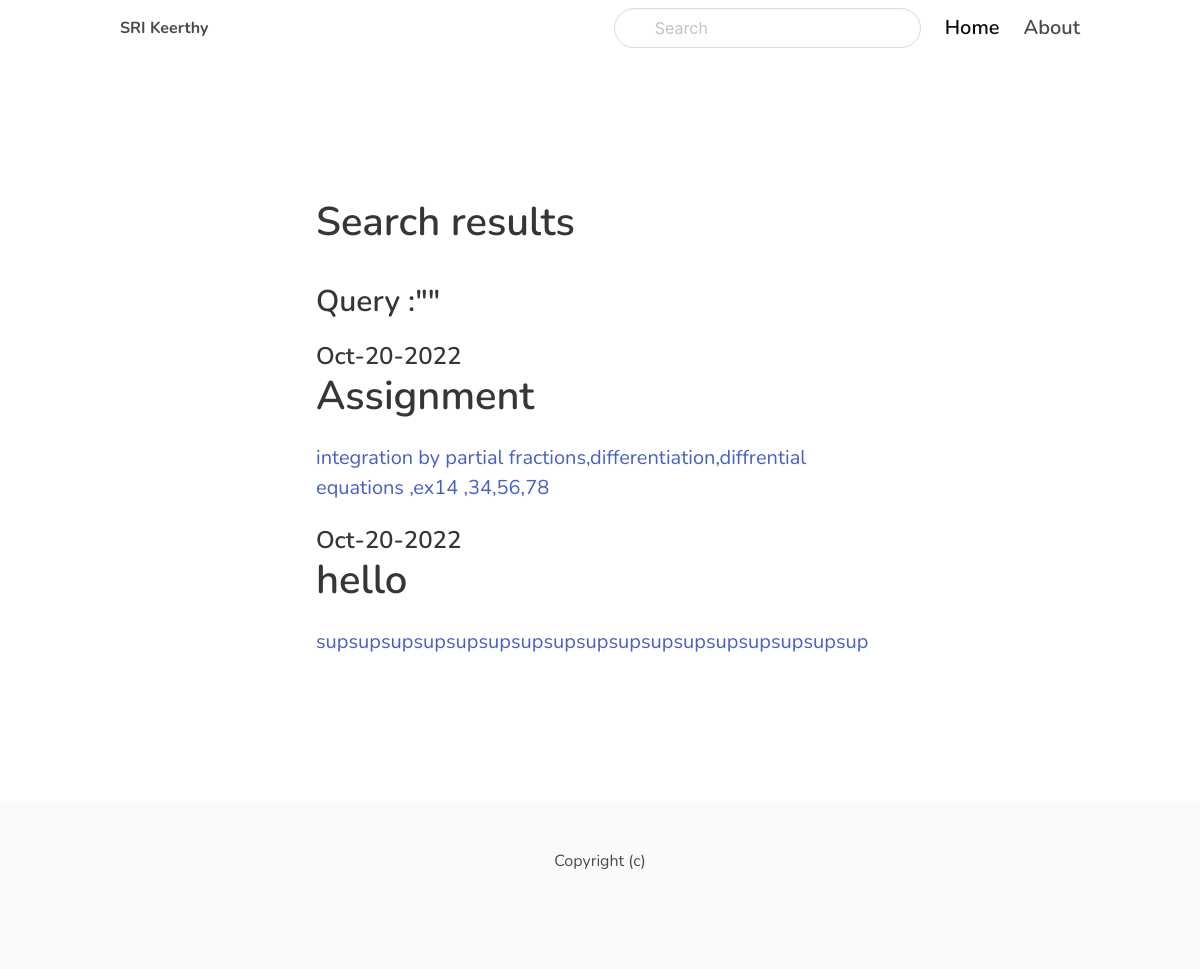
The app's page /search/ with its own data.
### blog/models.py (models this page shows, shortened)
class Post(models.Model):
    ACTIVE ='active'
    DRAFT ='draft'
    CHOICES_STATUS =(
        (ACTIVE,'Active'),
        (DRAFT,'Draft')
    )
    category =models.ForeignKey(Category, related_name='posts',on_delete =models.CASCADE)
    title =models.CharField(max_length=255)
    slug =models.SlugField()
    intro =models.TextField()
    body =models.TextField()
    created_at =models.DateTimeField(auto_now_add=True)
    status =models.CharField(max_length=10, choices=CHOICES_STATUS ,default=ACTIVE)
    class Meta:
        ordering =('-created_at',)

### blog/views.py (the view)
# urls.py: path('search/', views.search ,name='search'),
def search(request):
    query = request.GET.get('query', '')
    posts = Post.objects.filter(status=Post.ACTIVE).filter(Q(title__icontains=query)  |Q(intro__icontains=query)  |Q(body__icontains=query))
    return render(request,'search.html',{'posts':posts,'query':query})

### templates/search.html (shortened to what this page needs)
{% extends 'home.html'%}
{% block content %}
<section class="hero ">
     <div class="hero-body">
        <div class="container">
            <section class="section">
                 <div class="columns">
                    <div class="column is-8 is-offset-2">
                        <div class="content is-medium">
                            <h1>Search results</h1>
                            <h3>Query :"{{ query }}"</h3>
                        </div>
                        {% for post in posts %}
                           <div class="content is-medium">
                               <a href="{% url 'post_detail' post.category.slug post.slug %}">
                               <h2 class="subtitle is-4">{{ post.created_at| date:'M-d-Y' }}</h2>
                               <h1 class="title">{{ post.title }}</h1>
                                <p>{{ post.intro }}</p>
                               </a>
                          </div>
                        {% empty%}
                           <div class="content">
                            <p>There are no results for your search</p>
                           </div>
                        {% endfor %}
                    </div>
                 </div>
            </section>
        </div>
     </div>
</section>
{% endblock%}

### templates/home.html (style rules this page uses)
body { font-family: 'Nunito', sans-serif; }

### records on screen
Post: created_at "Oct-20-2022", title "Assignment", intro "integration by partial fractions,differentiation,diffrential equations ,ex14 ,34,56,78"
Post: created_at "Oct-20-2022", title "hello", intro "supsupsupsupsupsupsupsupsupsupsupsupsupsupsupsupsup"
